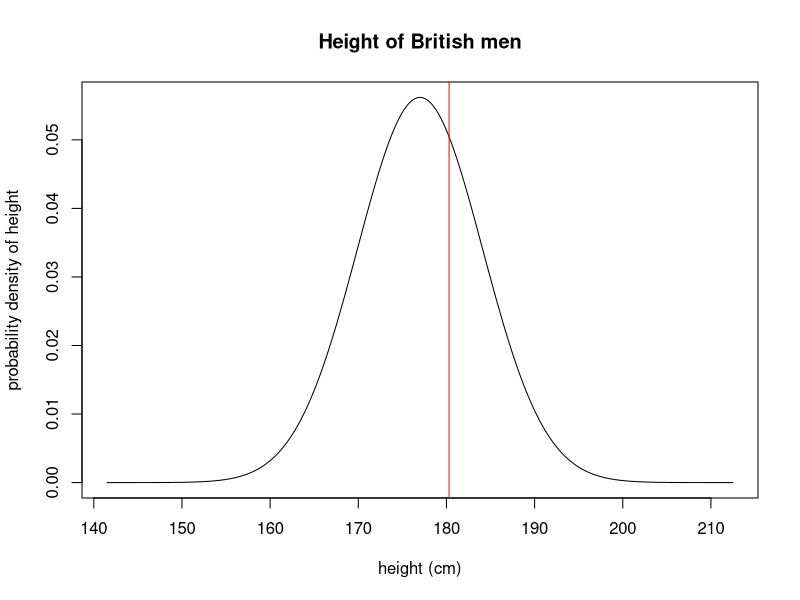
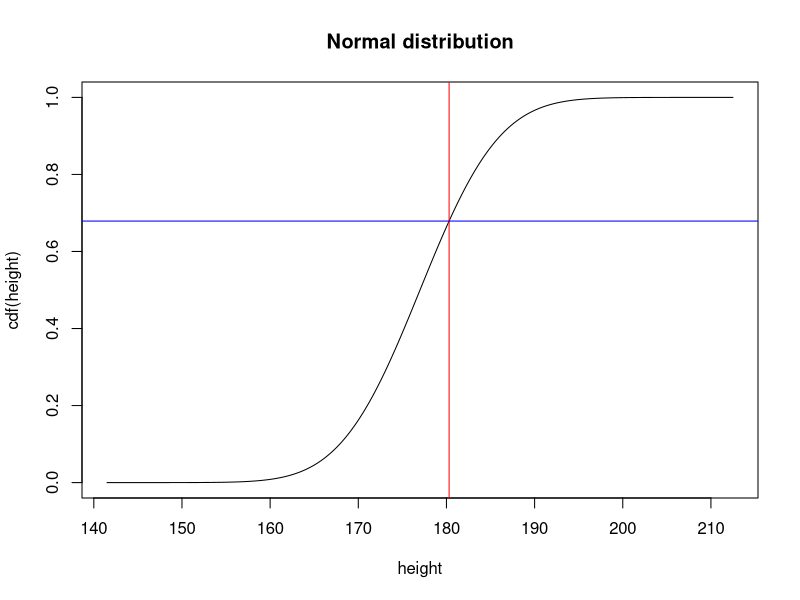
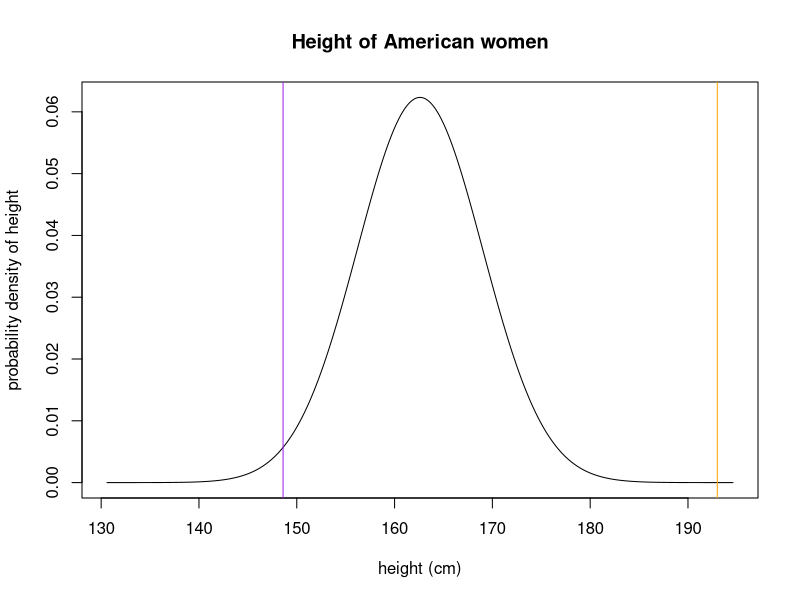
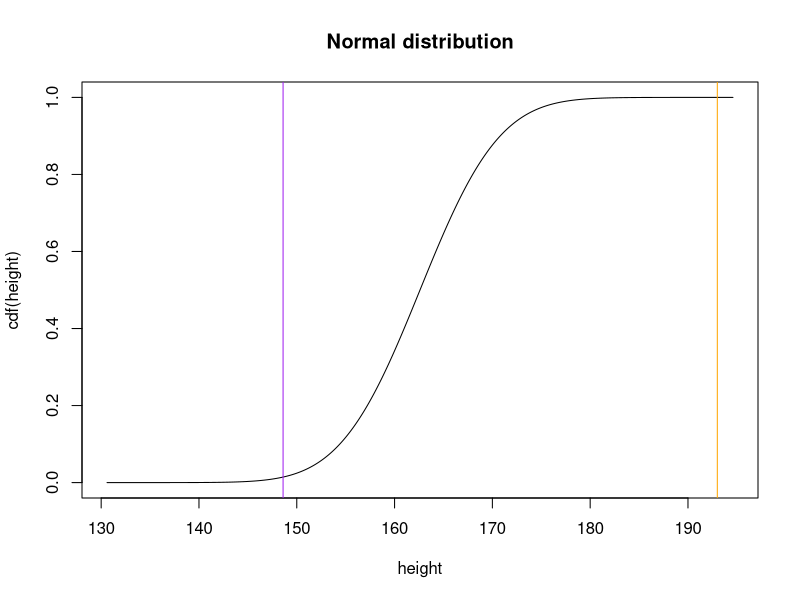
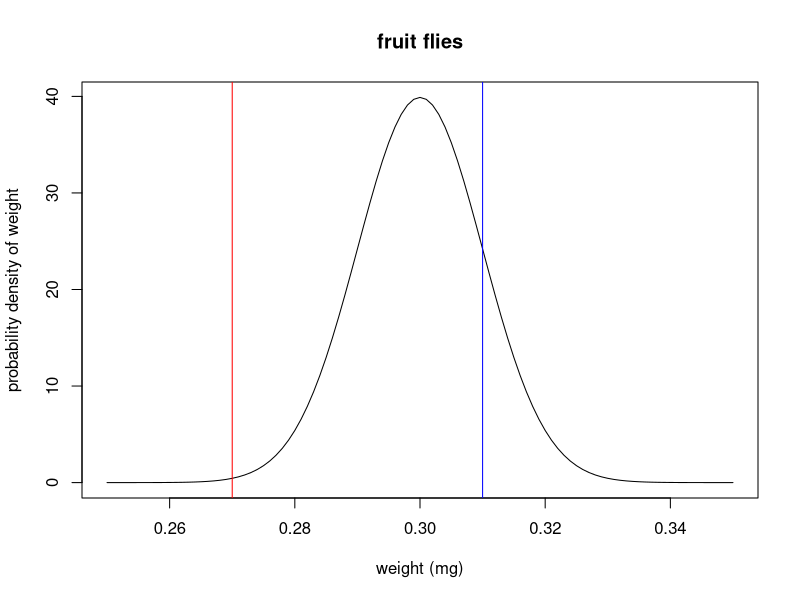
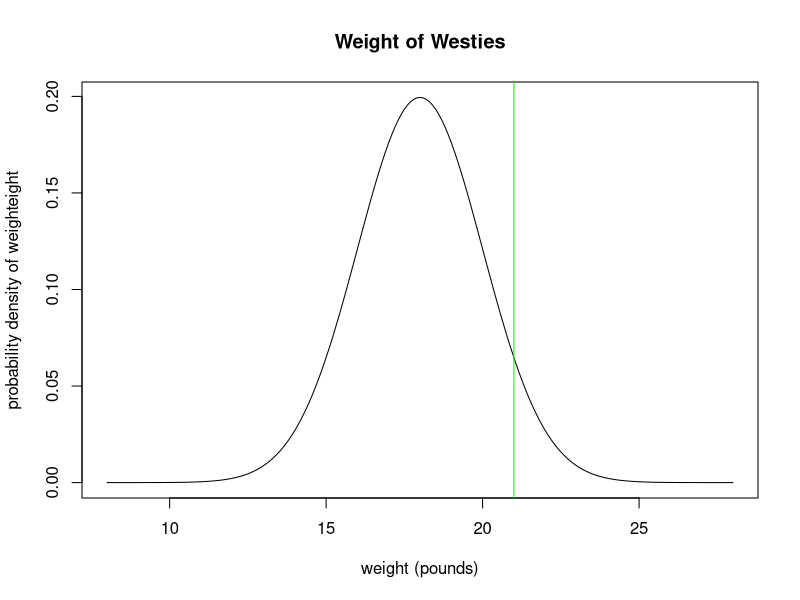
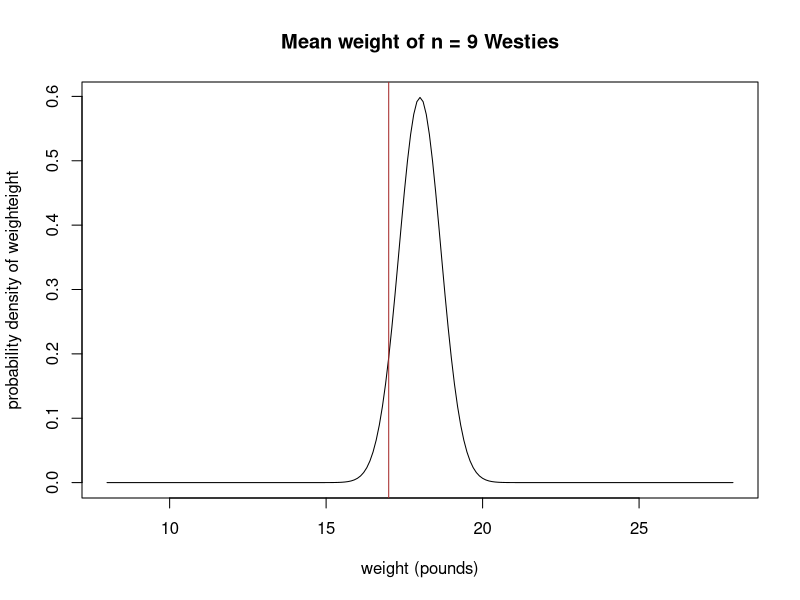
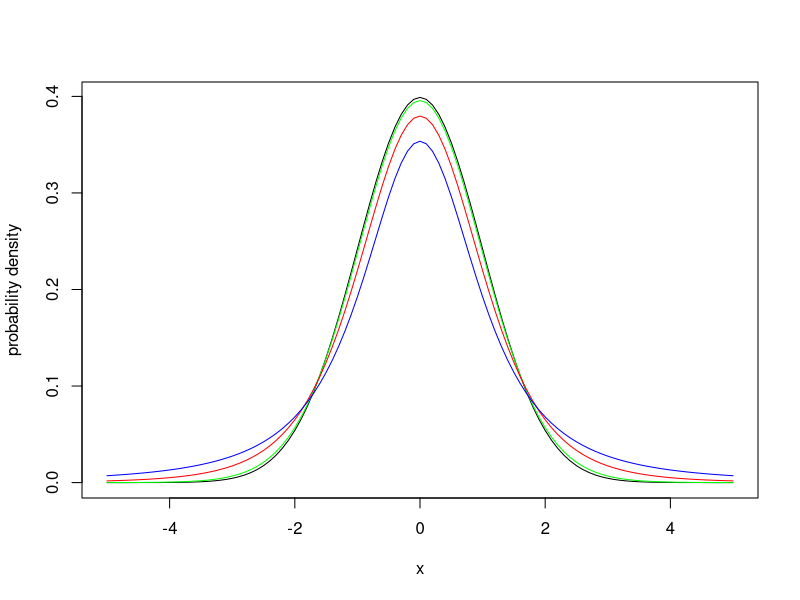

R code for these plots, in order:
## ---- chunk 1
#Plotting the probability density function for a Standard Normal Distribution. 
mu = 177  # set the mean
sd = 7.1  # set the standard deviation

height = seq(mu-(5*sd), mu+(5*sd), 0.1)  # This creates a sequence of numbers from mu-5*sd to mu+5*sd, at intervals of 0.1

prob = dnorm(height, mean=mu, sd=sd)  # this calculates the probability density for every value of Y

# Make a plot with X on the x-axis and fx on the y-axis.
# the option type = "l" says to plot it as a line graph (the default is points)  
plot(height, prob, type = "l", ylab="probability density of height", xlab="height (cm)", main="Height of British men")
abline(v=180.3,col="red")

## ---- chunk 2

1 - pnorm(180.3,mean = mu, sd = sd)

## ---- chunk 3
cdf_height =  pnorm(height, mean=mu, sd=sd)

plot(height,cdf_height, type = "l", ylab="cdf(height)",
 xlab="height", main="Normal distribution")
abline(v=180.3, col="red")
abline(h=pnorm(180.3,mean = mu, sd = sd), col="blue")
## ---- chunk 4
#Plotting the probability density function for a Standard Normal Distribution. 
mu = 162.6  # set the mean
sd = 6.4  # set the standard deviation

height = seq(mu-(5*sd), mu+(5*sd), 0.1)  # This creates a sequence of numbers from mu-5*sd to mu+5*sd, at intervals of 0.1

prob = dnorm(height, mean=mu, sd=sd)  # this calculates the probability density for every value of Y

# Make a plot with X on the x-axis and fx on the y-axis.
# the option type = "l" says to plot it as a line graph (the default is points)  
plot(height, prob, type = "l", ylab="probability density of height", xlab="height (cm)", main="Height of American women")
abline(v=148.6,col="purple")
abline(v=193.0,col="orange")
## ---- chunk 5
cdf_height =  pnorm(height, mean=mu, sd=sd)

plot(height,cdf_height, type = "l", ylab="cdf(height)",
 xlab="height", main="Normal distribution")
abline(v=148.6,col="purple")
abline(v=193.0,col="orange")
## ---- chunk 6
pnorm(193, mean = 162.6, sd = 6.4) - pnorm(148.6, mean = 162.6, sd = 6.4)
## ---- chunk 7
#Plotting the probability density function for a Standard Normal Distribution. 
mu = 0.3  # set the mean
sd = 0.01  # set the standard deviation

flyweight = seq(mu-(5*sd), mu+(5*sd), 0.001)  # This creates a sequence of numbers from mu-5*sd to mu+5*sd, at intervals of 0.001

prob = dnorm(flyweight, mean=mu, sd=sd)  # this calculates the probability density for every value of Y

# Make a plot with X on the x-axis and fx on the y-axis.
# the option type = "l" says to plot it as a line graph (the default is points)  
plot(flyweight, prob, type = "l", ylab="probability density of weight", xlab="weight (mg)", main="fruit flies")
abline(v=0.27,col="red")
abline(v=0.31,col="blue")
## ---- chunk 8
pnorm(0.27,mean=0.3,sd=0.01) + (1- pnorm(0.31,mean=0.3,sd=0.01) )
## ---- chunk 9
pnorm(0.27,mean=0.3,sd=0.01) + pnorm(0.31,mean=0.3,sd=0.01,lower.tail = FALSE)
## ---- chunk 10
#Plotting the probability density function for a Standard Normal Distribution. 
mu = 18.0  # set the mean
sd = 2.0  # set the standard deviation

weight = seq(mu-(5*sd), mu+(5*sd), 0.1)  # This creates a sequence of numbers from mu-5*sd to mu+5*sd, at intervals of 0.1

prob = dnorm(weight, mean=mu, sd=sd)  # this calculates the probability density for every value of Y

# Make a plot with X on the x-axis and fx on the y-axis.
# the option type = "l" says to plot it as a line graph (the default is points)  
plot(weight, prob, type = "l", ylab="probability density of weighteight", xlab="weight (pounds)", main="Weight of Westies")
abline(v=21.0,col="green")
## ---- chunk 11
1-pnorm(21, mean = 18, sd = 2)
## ---- chunk 12
pnorm(21, mean = 18, sd = 2, lower.tail = FALSE)
## ---- chunk 13
#Plotting the probability density function for a Standard Normal Distribution. 
mu = 18.0  # set the mean
sd = 2.0  # set the standard deviation
n = 9
se = sd/sqrt(n)

weight = seq(mu-(5*sd), mu+(5*sd), 0.1)  

prob = dnorm(weight, mean=mu, sd=se)  

# Make a plot with X on the x-axis and fx on the y-axis.
# the option type = "l" says to plot it as a line graph (the default is points)  
plot(weight, prob, type = "l", ylab="probability density of weighteight", xlab="weight (pounds)", main="Mean weight of n = 9 Westies")
abline(v=17.0,col="brown")
## ---- chunk 14
pnorm(17,mean = 18, sd = 2/sqrt(9))
## ---- chunk 15
mu = 0  # set the mean
sd = 1  # set the standard deviation

x = seq(mu-(5*sd), mu+(5*sd), 0.1) 
plot(x, dnorm(x,mean=mu,sd = sd), type = "l", ylab="probability density", xlab="x", main="")
lines(x,dt(x,df=30),col="green")
lines(x,dt(x,df=5),col="red")
lines(x,dt(x,df=2),col="blue")

## ---- chunk 16
x = seq(from=-5,to=5,by=0.1)
fx = dt(x,df=7)
plot(x,fx,type="l",col="black",xlab = "t", ylab = "probability density", main = "t distribution, df=7")
abline(v=qt(0.975,df=7),col="red")
abline(v=qt(0.025,df=7),col="blue")
## ---- chunk 17
# 97.5% quantile for a t-distribution with 7 degrees of freedom

qt(0.975,df=7)

## ---- chunk 18
# 2.5% quantile for a t-distribution with 7 degrees of freedom
qt(0.025,df = 7)
## ---- chunk 19
ungulation = c(0.9, 1.4, 1.2, 1.2, 1.3, 2.0, 1.4, 1.6)
n = length(ungulation)
df = n - 1
mean = mean(ungulation)
se = sd(ungulation)/sqrt(n)
lower = mean - qt(0.975,df=df)*se
lower
## ---- chunk 20
lower = mean + qt(0.025,df=df)*se
lower
## ---- chunk 21
upper = mean + qt(0.975,df=df)*se
upper

## ---- chunk 22
ungulation = c(0.9, 1.4, 1.2, 1.2, 1.3, 2.0, 1.4, 1.6)
t.test(ungulation)
## ---- chunk 23
t.test(ungulation, conf.level = 0.99)
